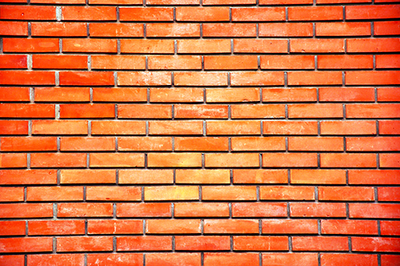
#> input picture 01-image-processing/10-gradients/data/bricks.png, 400 x 266 px
$ python 02-gradient-magnitude-and-orientation.py --input data/bricks.png   (older library calls are emulated)
#> lines starting #> are read from the running program, lines starting #| are printed output that depends on the picture
## Set up session:
import argparse

import numpy as np
import cv2

if __name__ == '__main__':
    # Parse command-line arguments:
    parser = argparse.ArgumentParser()
    parser.add_argument(
        "-i", "--input",
        type=str,
        required=True,
        help="Path to input image."
    )
    parser.add_argument(
        "-l", "--lower",
        type=float,
        default = 90.0,
        help="Lower bound of gradient orientation."
    )
    parser.add_argument(
        "-u", "--upper",
        type=float,
        default = 180.0,
        help="Upper bound of gradient orientation."
    )
    args = vars(parser.parse_args())

    # Read and format:
    image_original = cv2.imread(args["input"])
#> image_original is the input picture: shape (266, 400, 3); mean B, G, R 66.4, 117, 216.7
    image_grayscale = cv2.cvtColor(image_original, cv2.COLOR_BGR2GRAY)
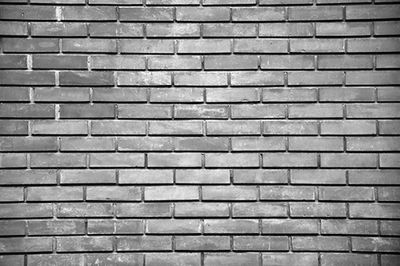
#> image_grayscale: shape (266, 400); min 0, max 255, mean 141
    image_smoothed = cv2.GaussianBlur(image_grayscale, (5, 5), sigmaX=0, sigmaY=0)
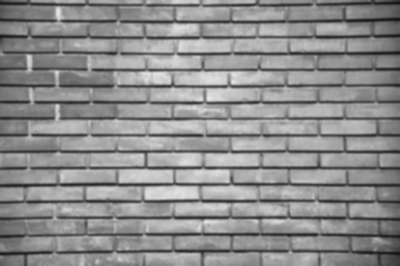
#> image_smoothed: shape (266, 400); min 18, max 234, mean 141
    # Display original image:
    cv2.imshow("Input", image_original)
    cv2.waitKey(0)

    # Gradients along X & Y:
    gradient_x = cv2.Sobel(
        image_smoothed,
        ddepth = cv2.CV_64F,
        dx = 1,
        dy = 0,
        ksize = -1
    )
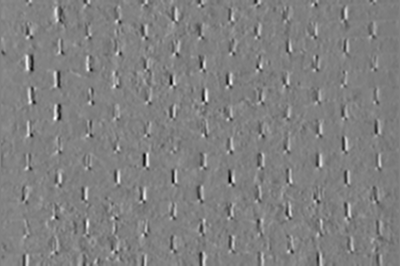
#> gradient_x: shape (266, 400) float64; min -1392, max 1357, mean -1.3; drawn with min black and max white

    gradient_y = cv2.Sobel(
        image_smoothed,
        ddepth = cv2.CV_64F,
        dx = 0,
        dy = 1,
        ksize = -1
    )
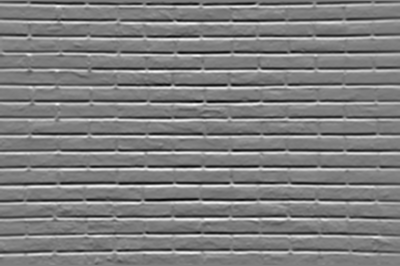
#> gradient_y: shape (266, 400) float64; min -2065, max 2075, mean -2; drawn with min black and max white

    # Orientations:
    orientation = 180.0 / np.pi * np.arctan2(gradient_y, gradient_x)
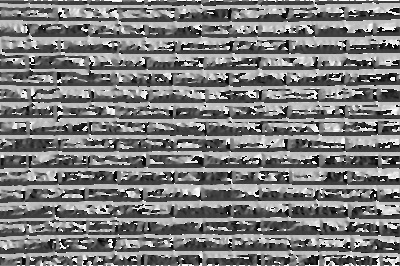
#> orientation: shape (266, 400) float64; min -179.9, max 180, mean -4.6; drawn with min black and max white

    # Filter by orientations:
    orientation_qualified = np.where(
        (
            (args["lower"] <= orientation) &
            (orientation <= args["upper"])
        ),
        orientation,
        np.inf
    )
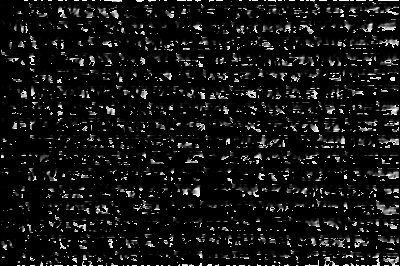
#> orientation_qualified: shape (266, 400) float64; 74.76% of the values are NaN or infinite; the others: min 90, max 180, mean 118.3; drawn with min black, max white, NaN and infinite black

    # Generate mask:
    mask = np.zeros_like(image_grayscale)
    mask[~np.isinf(orientation_qualified)] = 1

    cv2.imshow(
        "Qualified",
        cv2.bitwise_and(
            image_original, image_original, mask = mask
        )
    )
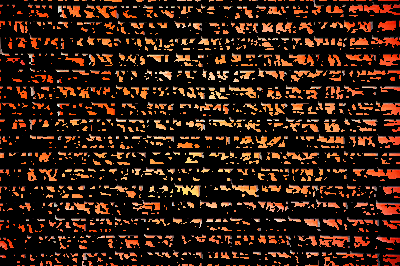
#> window 'Qualified': shape (266, 400, 3); mean B, G, R 17.6, 29.8, 53.7
    cv2.waitKey(0)
